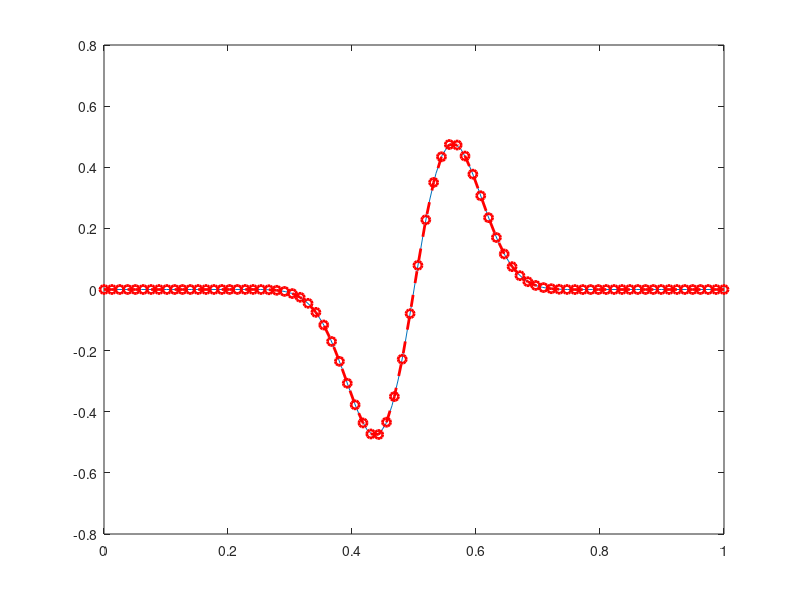

This chart was generated by the following MATLAB code:
clear all

xmin = 0;
xmax = 1;
fun = @(x) exp(-100*(x-0.5).^2);
fun = @(x) exp(-100*(x-0.5).^2) .* sin(4*pi*x);

N = 10;
x = linspace(xmin,xmax,N);
f = fun(x);

ne = 100;
xe = linspace(xmin,xmax,ne);
fe = fun(xe);
plot(xe,fe,'-',x,f,'or--','LineWidth',2);
title('Initial approximation')
pause

err = 1e-2;
nadapt = 50;

for n=1:nadapt
   h = x(2:end) - x(1:end-1);
   H = zeros(1,N-1);
   for j=2:N-2
      P = polyfit(x(j-1:j+2), f(j-1:j+2), 3);
      H(j) = max(abs(6*P(1)*x(j:j+1) + 2*P(2)));
   end
   elem_err = (1.0/8.0) * h.^2 .* abs(H);
   [current_err,i] = max(elem_err);
   if current_err < err
      fprintf('Satisfied error tolerance\n')
      break
   end
   %x = [x(1:i), 0.5*(x(i)+x(i+1)), x(i+1:end)];
   %f = [f(1:i), fun(x(i+1)), f(i+1:end)];
   x = linspace(xmin,xmax,2*N);
   f = fun(x);
   plot(xe,fe,'-',x,f,'or--','LineWidth',2);
   N = length(x);
   pause
end
fprintf('Number of points = %d\n',N)
